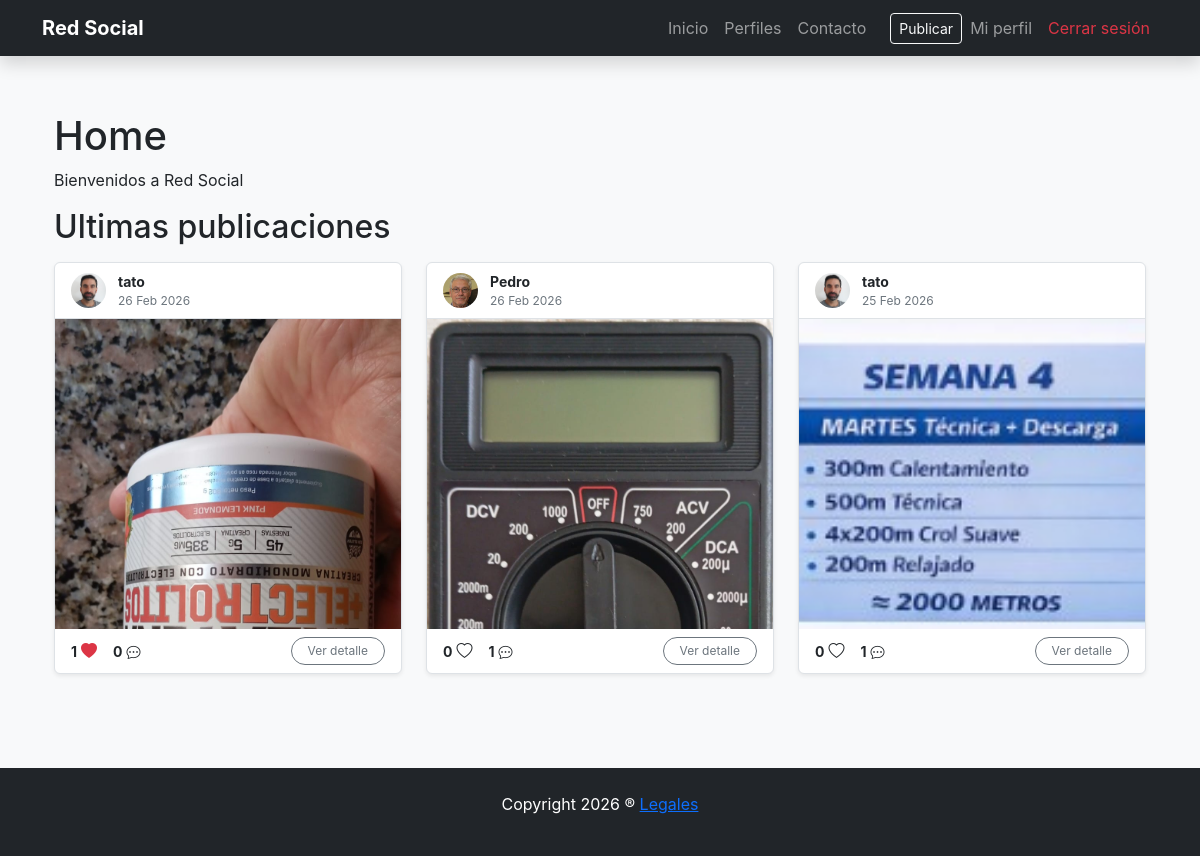
Before: / (signed in) with the older database file.
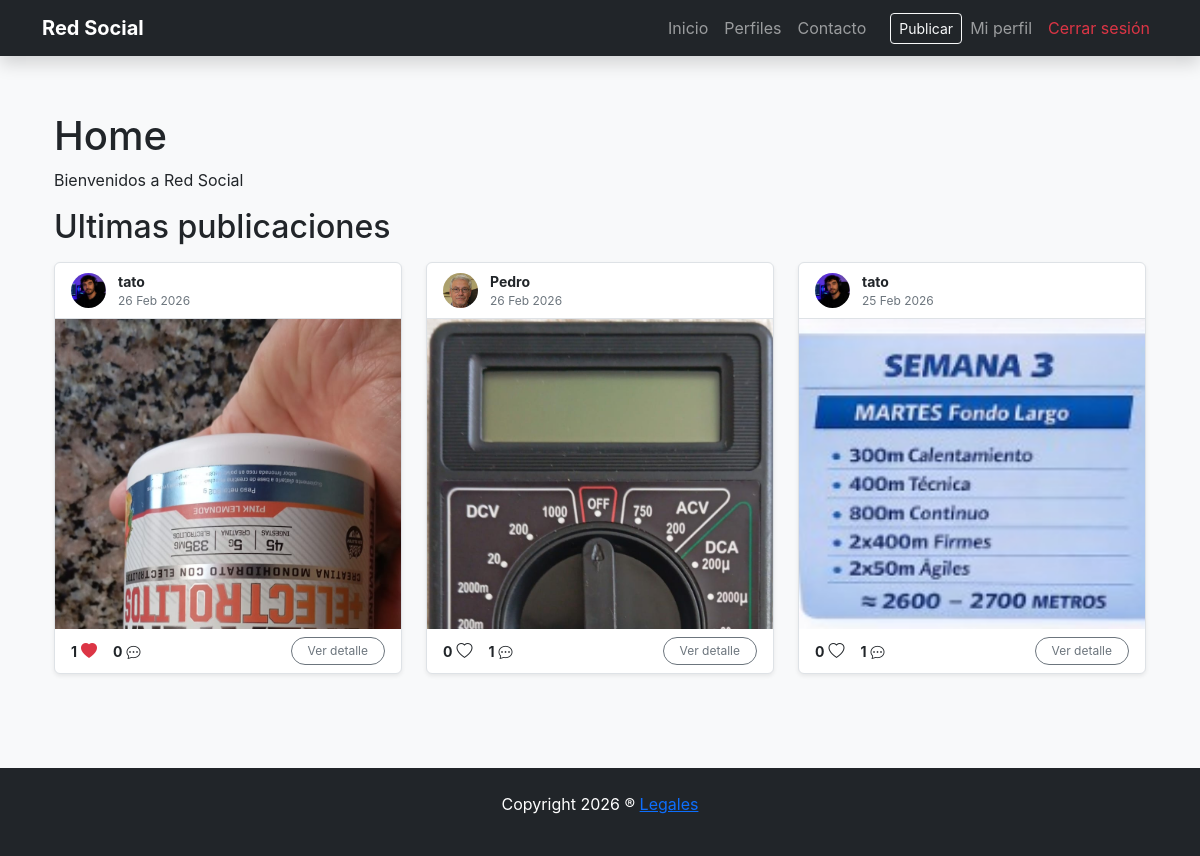
After: the same page with the newer database file.
### posts/models.py (models this page shows, shortened)
class Post(models.Model):
    user = models.ForeignKey(User, on_delete=models.CASCADE, related_name='posts', verbose_name='Usuario')
    image = models.ImageField(upload_to='posts_images/', verbose_name='Imagen')
    caption = models.TextField(max_length=500, blank=True, verbose_name='Descripcion')
    created_at = models.DateField(auto_now_add=True, verbose_name='Fecha de publicacion')
    likes = models.ManyToManyField(User, related_name='liked_posts', blank=True, verbose_name='Cantidad de Likes')
    class Meta:
        verbose_name = 'Post'
        verbose_name_plural = 'Posts'

### profiles/models.py (models this page shows, shortened)
class UserProfile(models.Model):
    user = models.OneToOneField(User, on_delete=models.CASCADE, related_name='profile')
    profile_picture = models.ImageField('Imagen de perfil', upload_to='profile_picture/', blank=True, null=True)
    bio =models.TextField('Biografia', max_length=500, blank=True)
    birth_date = models.DateField('Fecha de nacimiento', null=True, blank=True)
    followers = models.ManyToManyField('self', symmetrical=False, related_name='following', through='Follow')
    class Meta:
        verbose_name = 'Perfil'
        verbose_name_plural = 'Pefiles'

### RedSocial/views.py (the view)
# urls.py: path('', HomeView.as_view(), name ='home'),
class HomeView(TemplateView):
    template_name = "general/home.html"
    def get_context_data(self, **kwargs):
        context = super().get_context_data(**kwargs)
        last_posts = Post.objects.all().order_by('-created_at')[:15]
        if self.request.user.is_authenticated:
            if hasattr(self.request.user, 'profile'):
                seguidos = Follow.objects.filter(
                    follower=self.request.user.profile
                ).values_list('following__user', flat=True)
                last_posts = Post.objects.filter(
                    user__in=seguidos
                ).order_by('-created_at')[:15]
        context['last_posts'] = last_posts
        return context

### RedSocial/templates/general/home.html (shortened to what this page needs)
{% extends "general/layout.html" %}
{% block page_content %}
    <div class="container">
        <h1>Home</h1>
        <p>Bienvenidos a Red Social</p>
        <section >
            <h2>Ultimas publicaciones</h2>
            <div class="row">
                {% for post in last_posts %}
                    <div class="col-12 col-sm-6 col-md-4 h-100 d-flex">
                        {% include '_includes/posts/_post.html' %}
                    </div>
                {% endfor %}
            </div>
        </section>
    </div>
{% endblock %}

### RedSocial/templates/general/layout.html (shortened to what this page needs)
{% load static %}
<!DOCTYPE html>
<html lang="es">
<head>
    <link href="https://cdn.jsdelivr.net/npm/bootstrap@5.2.3/dist/css/bootstrap.min.css" rel="stylesheet">
    <link href="https://cdn.jsdelivr.net/npm/bootstrap-icons@1.11.3/font/bootstrap-icons.css" rel="stylesheet">
    <link rel="stylesheet" href="{% static 'css/style.css' %}">
</head>
<body>
    {% include '_includes/_header.html' %}
    <div class="container mt-4 main-container">
        <div class="row justify-content-center">
            <div class="col-md-8">
            </div>
        </div>
        <main class="py-3">
            {% block page_content %}
            {% endblock %}
        </main>
    </div>
    <footer class="py-4 mt-5 bg-dark text-white text-center">
        {% include '_includes/_footer.html' %}
    </footer>
    </body>
</html>

### RedSocial/templates/_includes/_header.html (shortened to what this page needs)
<header>
  <nav class="navbar navbar-expand-lg navbar-dark bg-dark shadow">
    <div class="container">
      <a class="navbar-brand fw-bold" href="{% url 'home' %}">Red Social</a>
      <div class="collapse navbar-collapse" id="navbarNav">
        <ul class="navbar-nav ms-auto align-items-center">
          <li class="nav-item">
            <a class="nav-link" href="{% url 'home' %}">Inicio</a>
          </li>
          <li class="nav-item">
            <a class="nav-link" href="{% url 'profile_list' %}">Perfiles</a>
          </li>
          <li class="nav-item">
            <a class="nav-link" href="{% url 'contact' %}">Contacto</a>
          </li>
          {% if not request.user.is_authenticated %}
            <li class="nav-item border-start ms-lg-2 ps-lg-2">
              <a class="nav-link text-white" href="{% url 'login' %}">Login</a>
            </li>
            <li class="nav-item">
              <a class="btn btn-secondary btn-sm ms-lg-2" href="{% url 'register' %}">Registro</a>
            </li>
          {% else %}
            <li class="nav-item ms-lg-3">
              <a class="btn btn-outline-light btn-sm" href="{% url 'post_create' %}">Publicar</a>
            </li>
            <li class="nav-item">
              <a class="nav-link" href="{% url 'profile_detail' request.user.profile.pk %}">Mi perfil</a>
            </li>
            <li class="nav-item">
              <a class="nav-link text-danger" href="{% url 'logout' %}">Cerrar sesión</a>
            </li>
          {% endif %}
        </ul>
      </div>
    </div>
  </nav>
</header>

### RedSocial/templates/_includes/posts/_post.html
<article class="w-100">
  <div class="bg-white border mt-2 shadow-sm rounded overflow-hidden">
    <div class="d-flex justify-content-between align-items-center p-2 border-bottom">
      <div class="d-flex align-items-center px-2">
        {% if post.user.profile.profile_picture %}
          <img
            class="rounded-circle me-2"
            src="{{ post.user.profile.profile_picture.url }}"
            width="35"
            height="35"
            style="object-fit: cover;"
          />
        {% endif %}
        <div class="d-flex flex-column ms-1">
          <span class="mb-0 fw-bold small">
            {{ post.user.username }}
          </span>
          <span class="text-muted" style="font-size: 0.75rem;">
            {{ post.created_at|date:"d M Y" }}
          </span>
        </div>
      </div>
    </div>
    <a href="{% url 'post_detail' post.pk %}" class="text-decoration-none">
      <div class="post-grid-img-container" style="width: 100%; height: 310px; overflow: hidden; background-color: #f8f9fa;">
        {% if post.image %}
          <img
            class="post-grid-img"
            src="{{ post.image.url }}"
            style="width: 100%; height: 100%; object-fit: cover; object-position: top;"
          />
        {% else %}
          <div class="d-flex align-items-center justify-content-center h-100 text-muted">
            <i class="bi bi-image fs-2"></i>
          </div>
        {% endif %}
      </div>
    </a>
    <footer class="py-2 px-3">
      {% if request.user.is_authenticated %}
      <div class="d-flex justify-content-between align-items-center">
        <div class="d-flex align-items-center gap-3">
          <a
            href="{% url 'post_like_ajax' post.pk %}"
            class="likeButton d-flex align-items-center gap-1 text-decoration-none text-dark">
            <span class="small fw-bold">{{ post.likes.all.count }}</span>
            {% if request.user in post.likes.all %}
              <i class="bi bi-heart-fill text-danger"></i>
            {% else %}
              <i class="bi bi-heart"></i>
            {% endif %}
          </a>
          <p class="mb-0 d-flex align-items-center gap-1 small fw-bold">
            {{ post.comments.all.count }}
            <i class="bi bi-chat-dots"></i>
          </p>
        </div>
        <a
          href="{% url 'post_detail' post.pk %}"
          class="btn btn-outline-secondary btn-sm rounded-pill px-3"
          style="font-size: 0.75rem;">
          Ver detalle
        </a>
      </div>
      {% endif %}
    </footer>
  </div>
</article>

### RedSocial/templates/_includes/_footer.html
<footer>
    <div class="container">
        <p>Copyright 2026 ® <a href="{% url 'legal' %}">Legales</a></p>
    </div>
</footer>

### static/css/style.css (style rules this page uses)
body { background-color: #f8f9fa; font-family: 'Inter', system-ui, -apple-system, sans-serif; }
.main-container { min-height: calc(100vh - 160px); }
.likeButton { text-decoration: none; color: black; }

Changed rows visible on the page:
changed through a linked row, Post (number 1 of 3 on the later page): user.profile.profile_picture: a different picture
changed Post "25 Feb 2026": user.profile.profile_picture: a different picture; image: a different picture
